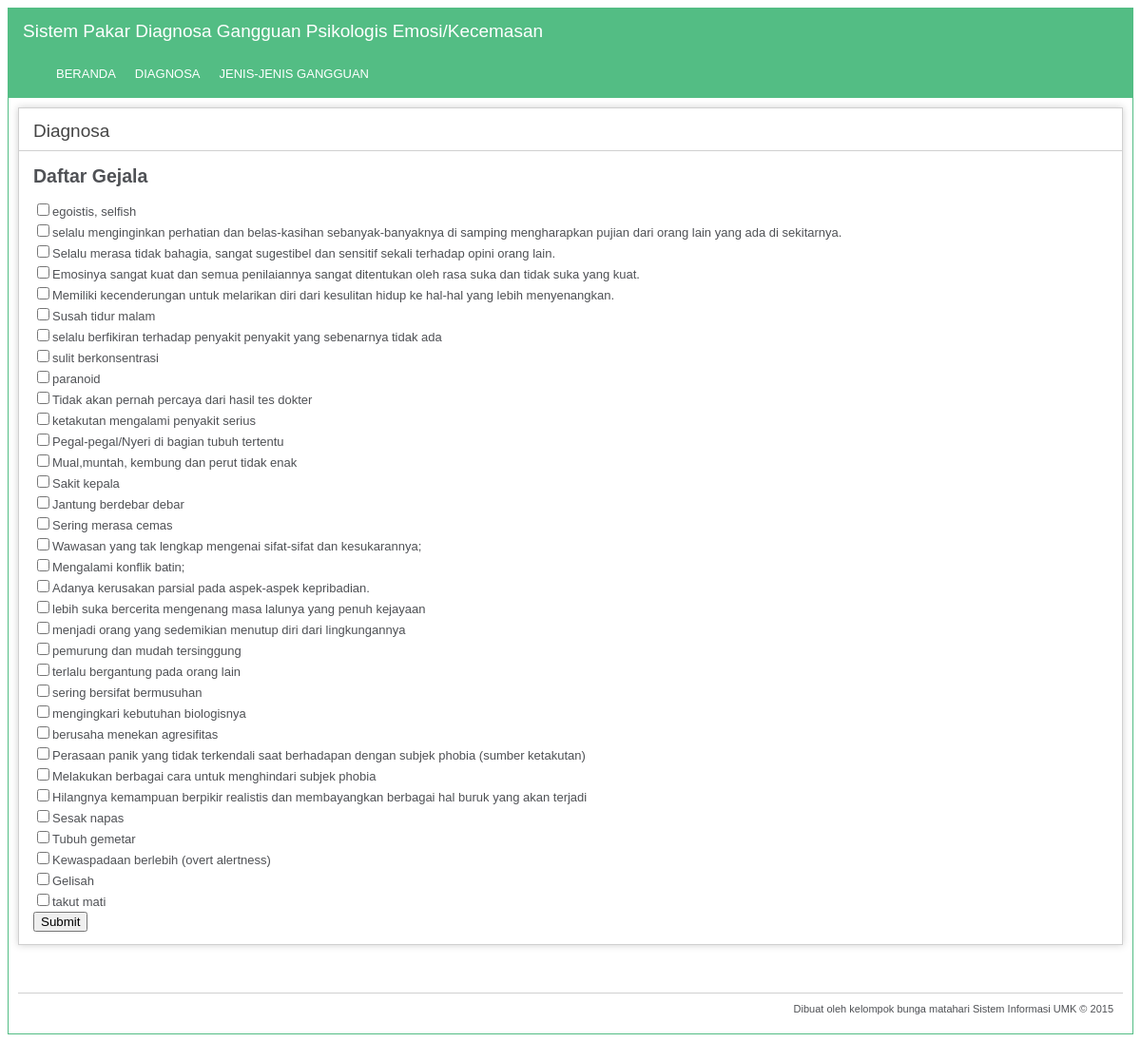
Screenshot of /index.php/pakar with the database file from the repository.
### tables this page shows
CREATE TABLE IF NOT EXISTS `tb_gejala` (
  `id_gejala` varchar(10) NOT NULL,
  `nama` text,
  `bobot` float NOT NULL
);

### application/models/gejala.php (called while the page is built, shortened)
<?php
class Gejala extends CI_Model{
	function all_gejala(){
	$query=$this->db->get("tb_gejala");
	return $query;
	}
	}

### index.php (called while the page is built, shortened)
<?php
require_once BASEPATH.'core/CodeIgniter.php';

### application/controllers/pakar.php (the view, shortened to what this page needs)
<?php if ( ! defined('BASEPATH')) exit('No direct script access allowed');
class Pakar extends CI_Controller {
	public function __construct()
	{
		$this->load->helper(array('url','html','form'));
		$this->load->library(array());
		$this->load->model(array('gejala','rule_base','densitas','gangguan'));
	}
	public function index()
	{
	$query=$this->gejala->all_gejala();
	$form= form_open('pakar/hitung');
	foreach ($query->result() as $data){
		$form .= form_checkbox($data->id_gejala,'ya', FALSE).$data->nama.'<br>';
	}
	$form .= form_submit('mysubmit', 'Submit');
	$form .= form_close();
	$data= array(
	'title'=>'Diagnosa',
	'form'=> $form
	);
	$this->load->view('header',$data);
	$this->load->view('halaman/diagnosa',$data);
	$this->load->view('footer');
	}
}

### application/views/header.php (shortened to what this page needs)
<head>
</head>
<body>
<div class="header"><h1>Sistem Pakar Diagnosa Gangguan Psikologis Emosi/Kecemasan</h1></div>
 <div class="menu-wrap">
	<ul>
		<li><?php echo anchor('beranda','Beranda') ?></li>
		<li><?php echo anchor('pakar','Diagnosa') ?></li>
		<li><?php echo anchor('gangguan_psikis/tampil','Jenis-jenis Gangguan') ?></li>
	</ul>
  </div>
</body>

### application/views/halaman/diagnosa.php
<!DOCTYPE html>
<html lang="en">
<body>
<div id="container">
	<h1><?php echo $title ?></h1>
	<div id="body">
	<h2>Daftar Gejala</h2>
	<?php echo $form ?>
	</div>
</div>
</body>
</html>

### application/views/footer.php
<footer>
<center><p class="footer">Dibuat oleh kelompok bunga matahari Sistem Informasi UMK &copy; 2015</p></center>
</footer>

### rows the page displays
tb_gejala: nama "egoistis, selfish"
tb_gejala: nama "selalu menginginkan perhatian dan belas-kasihan sebanyak-banyaknya di samping mengharapkan pujian dari orang lain yang ada di sekitarnya."
tb_gejala: nama "Selalu merasa tidak bahagia, sangat sugestibel dan sensitif sekali terhadap opini orang lain."
tb_gejala: nama "Emosinya sangat kuat dan semua penilaiannya sangat ditentukan oleh rasa suka dan tidak suka yang kuat."
tb_gejala: nama "Memiliki kecenderungan untuk melarikan diri dari kesulitan hidup ke hal-hal yang lebih menyenangkan."
tb_gejala: nama "Susah tidur malam"
tb_gejala: nama "selalu berfikiran terhadap penyakit penyakit yang sebenarnya tidak ada"
tb_gejala: nama "sulit berkonsentrasi"
tb_gejala: nama "paranoid"
tb_gejala: nama "Tidak akan pernah percaya dari hasil tes dokter"
tb_gejala: nama "ketakutan mengalami penyakit serius"
tb_gejala: nama "Pegal-pegal/Nyeri di bagian tubuh tertentu"
tb_gejala: nama "Mual,muntah, kembung dan perut tidak enak"
tb_gejala: nama "Sakit kepala"
tb_gejala: nama "Jantung berdebar debar"
tb_gejala: nama "Sering merasa cemas"
tb_gejala: nama "Wawasan yang tak lengkap mengenai sifat-sifat dan kesukarannya;"
tb_gejala: nama "Mengalami konflik batin;"
tb_gejala: nama "Adanya kerusakan parsial pada aspek-aspek kepribadian."
tb_gejala: nama "lebih suka bercerita mengenang masa lalunya yang penuh kejayaan"
tb_gejala: nama "menjadi orang yang sedemikian menutup diri dari lingkungannya"
tb_gejala: nama "pemurung dan mudah tersinggung"
tb_gejala: nama "terlalu bergantung pada orang lain"
tb_gejala: nama "sering bersifat bermusuhan"
tb_gejala: nama "mengingkari kebutuhan biologisnya"
tb_gejala: nama "berusaha menekan agresifitas"
tb_gejala: nama "Perasaan panik yang tidak terkendali saat berhadapan dengan subjek phobia (sumber ketakutan)"
tb_gejala: nama "Melakukan berbagai cara untuk menghindari subjek phobia"
tb_gejala: nama "Hilangnya kemampuan berpikir realistis dan membayangkan berbagai hal buruk yang akan terjadi"
tb_gejala: nama "Sesak napas"
tb_gejala: nama "Tubuh gemetar"
tb_gejala: nama "Kewaspadaan berlebih (overt alertness)"
tb_gejala: nama "Gelisah"
tb_gejala: nama "takut mati"

### other values shown
anchor('beranda','Beranda') "BERANDA"
anchor('pakar','Diagnosa') "DIAGNOSA"
anchor('gangguan_psikis/tampil','Jenis-jenis Gangguan') "JENIS-JENIS GANGGUAN"
$title "Diagnosa"
